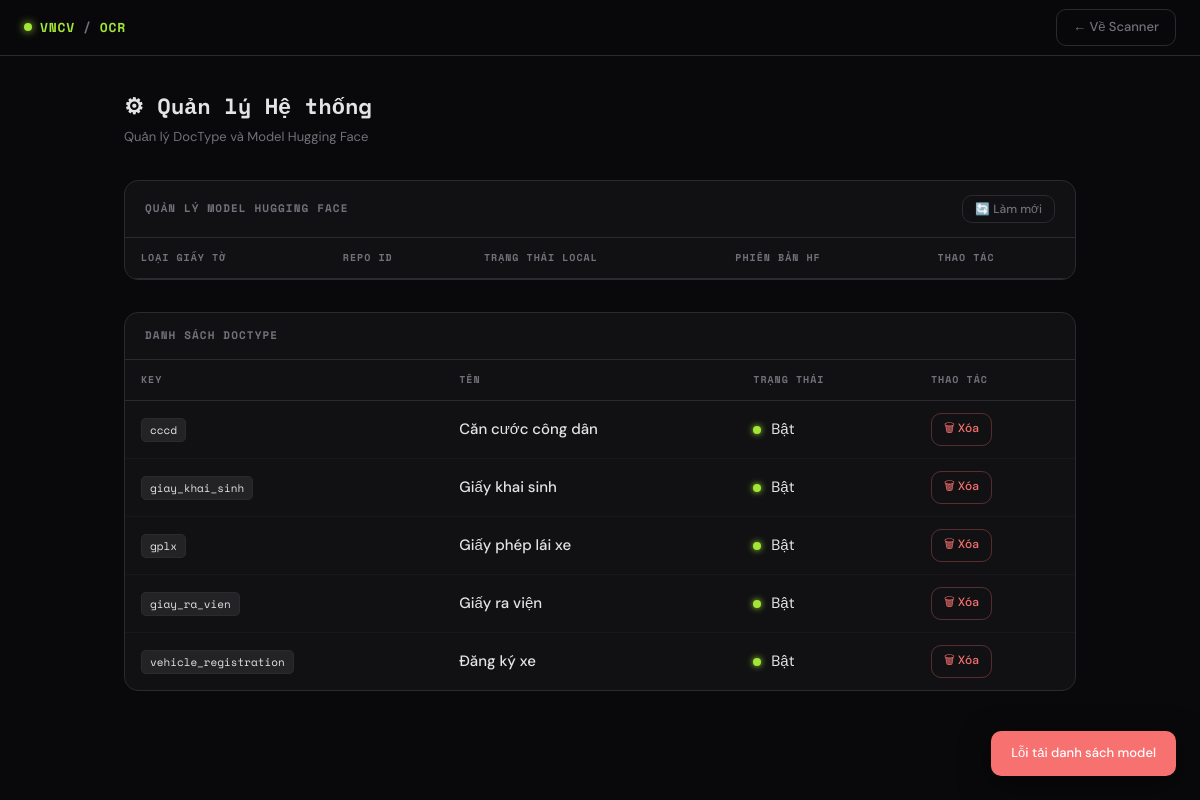
The page /admin on the database its author committed.
### tables this page shows
CREATE TABLE doctypes (
                id         INTEGER PRIMARY KEY AUTOINCREMENT,
                key        TEXT UNIQUE NOT NULL,
                label      TEXT NOT NULL,
                aliases    TEXT DEFAULT '',
                enabled    INTEGER DEFAULT 1,
                created_at DATETIME DEFAULT CURRENT_TIMESTAMP
            );

### app.py (the view)
@app.get("/admin", response_class=HTMLResponse)
async def admin(request: Request):
    doctypes = get_all_doctypes()
    return templates.TemplateResponse("admin.html", {
        "request": request,
        "doctypes": doctypes,
    })

### templates/admin.html (shortened to what this page needs)
<!DOCTYPE html>
<html lang="vi">
<head>
</head>
<body>
<header>
  <a class="brand" href="/">
    <span class="brand-dot"></span>
    VNCV<span style="color:var(--muted);">/</span>OCR
  </a>
  <a class="btn btn-ghost" href="/">← Về Scanner</a>
</header>
<main>
  <div class="fade-up">
    <div class="page-title">⚙ Quản lý Hệ thống</div>
    <div class="page-sub">Quản lý DocType và Model Hugging Face</div>
  </div>
  <div class="card fade-up">
    <div class="card-header">
      <span class="card-title">Quản lý Model Hugging Face</span>
      <button class="btn btn-ghost btn-sm" onclick="loadModels()">🔄 Làm mới</button>
    </div>
    <table id="modelTable">
      <thead>
        <tr>
          <th>Loại giấy tờ</th>
          <th>Repo ID</th>
          <th>Trạng thái Local</th>
          <th>Phiên bản HF</th>
          <th>Thao tác</th>
        </tr>
      </thead>
    </table>
  </div>
  <div class="card fade-up">
    <div class="card-header">
      <span class="card-title">Danh sách DocType</span>
    </div>
    <table>
      <thead>
        <tr>
          <th>Key</th>
          <th>Tên</th>
          <th>Trạng thái</th>
          <th>Thao tác</th>
        </tr>
      </thead>
      <tbody>
        {% for dt in doctypes %}
        <tr>
          <td><span class="key-badge">{{ dt.key }}</span></td>
          <td style="font-weight:500;">{{ dt.label }}</td>
          <td>
            <span class="status-dot {{ 'on' if dt.enabled else 'off' }}"></span>
            {{ 'Bật' if dt.enabled else 'Tắt' }}
          </td>
          <td>
             <button class="btn btn-danger btn-sm" onclick="deleteDoctype({{ dt.id }})">🗑 Xóa</button>
          </td>
        </tr>
        {% endfor %}
      </tbody>
    </table>
  </div>
</main>
<div id="toast"></div>
</body>
</html>

### templates/admin.html (style rules this page uses)
*, *::before, *::after { box-sizing: border-box; margin: 0; padding: 0; }
:root { --bg: #09090b; --surface: #111113; --surface2: #18181b; --surface3: #232326; --border: #2a2a2f; --lime: #a3e635; --lime-dim: #6ea818; --lime-glow: rgba(163,230,53,.18); --text: #e4e4e7; --muted: #71717a; --danger: #f87171; --radius: 10px; --font-mono: 'Space Mono', monospace; --font-body: 'DM Sans', sans-serif; }
body { background: var(--bg); color: var(--text); font-family: var(--font-body); font-size: 15px; line-height: 1.6; min-height: 100vh; display: flex; flex-direction: column; }
header { position: sticky; top: 0; z-index: 100; height: 56px; background: rgba(9,9,11,.82); backdrop-filter: blur(14px); border-bottom: 1px solid var(--border); display: flex; align-items: center; padding: 0 24px; gap: 16px; }
.brand { font-family: var(--font-mono); font-size: 13px; font-weight: 700; letter-spacing: .06em; color: var(--lime); text-decoration: none; display: flex; align-items: center; gap: 8px; }
.brand-dot { width: 8px; height: 8px; border-radius: 50%; background: var(--lime); box-shadow: 0 0 8px var(--lime); animation: pulse 2s infinite; }
.btn { display: inline-flex; align-items: center; gap: 6px; padding: 7px 16px; border-radius: var(--radius); font-family: var(--font-body); font-size: 13px; font-weight: 500; cursor: pointer; border: none; transition: all .2s; text-decoration: none; }
.btn-ghost { background: transparent; color: var(--muted); border: 1px solid var(--border); }
.btn-danger { background: transparent; color: var(--danger); border: 1px solid rgba(248,113,113,.3); font-size:12px; padding:5px 10px; }
.btn-sm { padding:5px 12px; font-size:12px; }
main { flex:1; max-width: 1000px; width:100%; margin: 0 auto; padding: 32px 24px; display: flex; flex-direction: column; gap: 32px; }
.page-title { font-family: var(--font-mono); font-size: 22px; font-weight: 700; color: var(--text); margin-bottom: 4px; }
.page-sub { font-size: 13px; color: var(--muted); }
.card { background: var(--surface); border: 1px solid var(--border); border-radius: 14px; overflow: hidden; }
.card-header { padding: 14px 20px; border-bottom: 1px solid var(--border); display: flex; align-items: center; justify-content: space-between; }
.card-title { font-family: var(--font-mono); font-size: 11px; font-weight: 700; letter-spacing: .1em; text-transform: uppercase; color: var(--muted); }
table { width: 100%; border-collapse: collapse; }
thead tr { border-bottom: 1px solid var(--border); }
th { padding: 12px 16px; text-align: left; font-family: var(--font-mono); font-size: 10px; letter-spacing: .1em; text-transform: uppercase; color: var(--muted); font-weight: 700; }
td { padding: 12px 16px; border-bottom: 1px solid rgba(255,255,255,.03); vertical-align: middle; }
tr:last-child td { border-bottom: none; }
.key-badge { font-family: var(--font-mono); font-size: 11px; background: var(--surface3); color: var(--text); padding: 3px 8px; border-radius: 5px; border: 1px solid var(--border); }
.status-dot { width: 8px; height: 8px; border-radius: 50%; display: inline-block; margin-right: 6px; }
.status-dot.on { background: var(--lime); box-shadow: 0 0 6px var(--lime); }
#toast { position: fixed; bottom: 24px; right: 24px; padding: 12px 20px; border-radius: 10px; font-size: 13px; font-weight: 500; box-shadow: 0 8px 30px rgba(0,0,0,.5); transform: translateY(20px); opacity: 0; transition: all .3s; pointer-events: none; z-index: 999; }
#toast.show { transform: translateY(0); opacity: 1; }
#toast.error { background: var(--danger); color: #fff; }
.fade-up { animation: fadeUp .3s ease both; }

### rows shown on the page
doctypes: key "cccd", label "Căn cước công dân", enabled "Bật"
doctypes: key "giay_khai_sinh", label "Giấy khai sinh", enabled "Bật"
doctypes: key "gplx", label "Giấy phép lái xe", enabled "Bật"
doctypes: key "giay_ra_vien", label "Giấy ra viện", enabled "Bật"
doctypes: key "vehicle_registration", label "Đăng ký xe", enabled "Bật"
